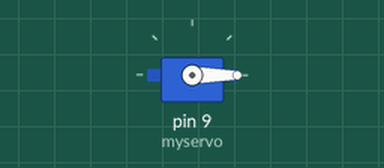
A sketch run on a simulated Arduino Uno, built with avr-gcc and run on an emulated ATmega328P. Parts: servo.

Above: at 0.05 s.
At 1.5 s:
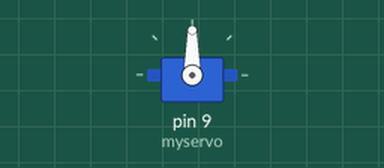
At 3.0 s:
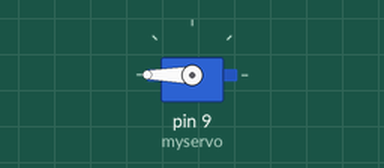
Timing chart, 0 to 6.9 s (numbered marks = the images above):
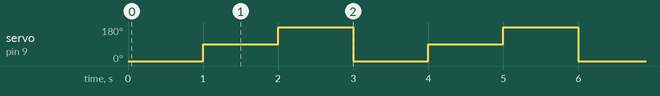

The sketch:

LCD.ino
```cpp
#include <Servo.h>

Servo myservo;  // Membuat objek servo untuk mengendalikan motor servo

void setup() {
  myservo.attach(9);  // Menghubungkan pin 9 ke objek servo
}

void loop() {
  // Putar motor servo ke posisi 0 derajat
  myservo.write(0);
  delay(1000);  // Tunggu 1 detik

  // Putar motor servo ke posisi 90 derajat
  myservo.write(90);
  delay(1000);  // Tunggu 1 detik

  // Putar motor servo ke posisi 180 derajat
  myservo.write(360);
  delay(1000);  // Tunggu 1 detik
}
```

Measured:
- by itself, servo on pin 9 (myservo): repeats every 3.0 s: 180° 1.0 s, 0° 1.0 s, 90° 1.0 s
